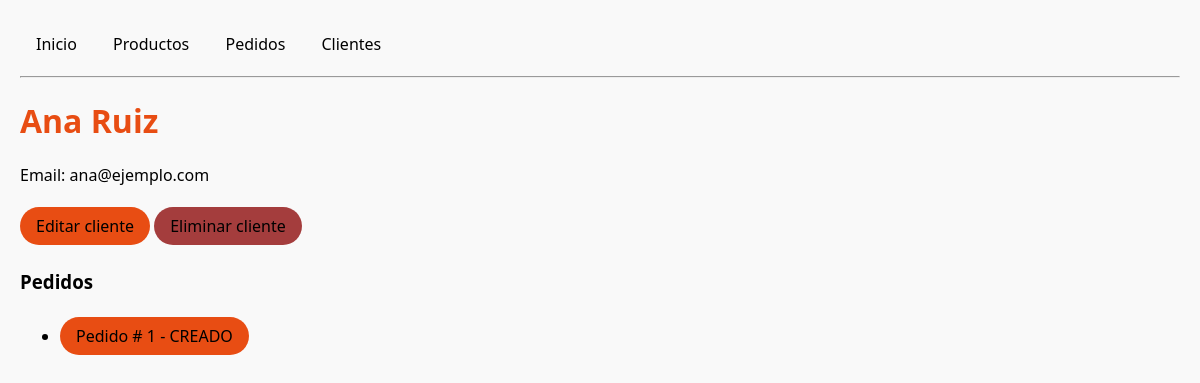
/clientes/1/, run on an earlier commit of the app's database.
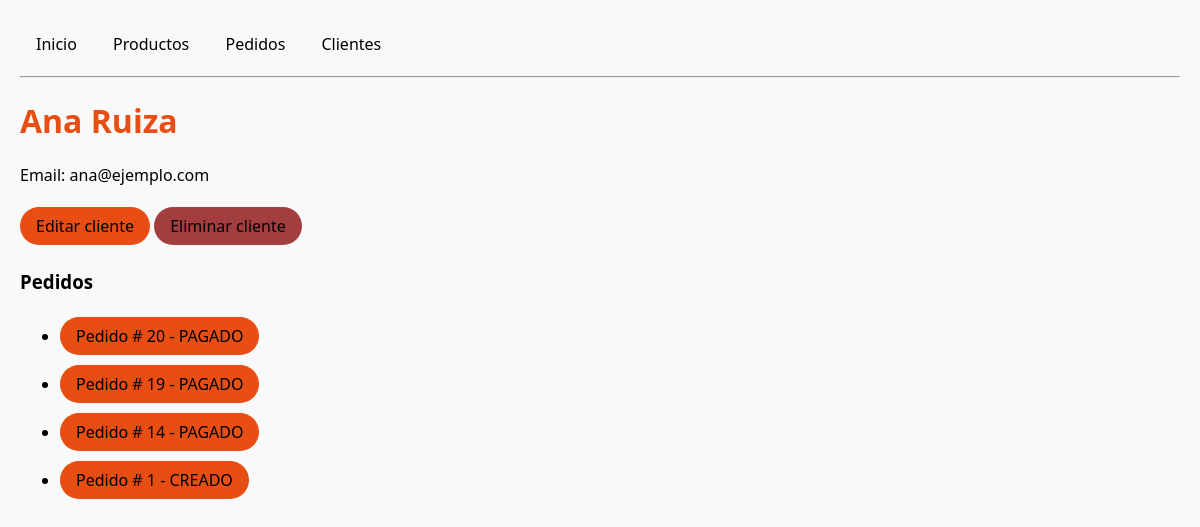
And on a later commit of the database.
### tienda/models.py (models this page shows, shortened)
class Cliente(models.Model):
    nombre = models.CharField(max_length=100)
    email = models.EmailField(unique=True)
    fecha_regitro = models.DateTimeField(auto_now_add=True)
    activo = models.BooleanField(default=True)

class Pedido(models.Model):
    ESTADOS = [
        ("CREADO", "Creado"),
        ("PAGADO", "Pagado"),
        ("ENVIADO", "Enviado"),
        ("CERRADO", "Cerrado"),
    ]
    cliente = models.ForeignKey(Cliente, on_delete=models.CASCADE, related_name="pedidos")
    fecha = models.DateTimeField(auto_now_add=True)
    estado = models.CharField(max_length=7, choices=ESTADOS ,default="CREADO")

### tienda/views.py (the view)
# urls.py: path("clientes/<int:pk>/", views.detalle_cliente, name="detalle_cliente"),
def detalle_cliente(request, pk):
    cliente = get_object_or_404(Cliente, pk=pk)
    pedidos = cliente.pedidos.select_related('cliente').prefetch_related('items').order_by('-fecha')
    return render(request, "tienda/detalle_cliente.html", {"cliente": cliente, "pedidos": pedidos})

### tienda/templates/tienda/detalle_cliente.html (shortened to what this page needs)
{% extends 'tienda/base.html' %}
{% block content %}
<h1>{{ cliente.nombre }}</h1>
<p>Email: {{ cliente.email }}</p>
<p>
    <a href="{% url 'tienda:editar_cliente' cliente.pk %}" class="btn primary"> Editar cliente </a>
    <a href="{% url 'tienda:eliminar_cliente' cliente.pk %}" class="btn delete"> Eliminar cliente </a>
</p>
<h3>Pedidos</h3>
    <ul>
        {% for p in pedidos %}
            <li>
                <a href="{% url 'tienda:detalle_pedido' p.pk %}" class="btn primary">
                    Pedido # {{ p.id }} - {{ p.estado }}
                </a>
            </li>
            {% empty %}
                <li> El cliente no tiene pedidos </li>
        {% endfor %}
    </ul>
{% endblock %}

What changed in the data, as far as the page shows it:
changed Cliente "ana@ejemplo.com": nombre "Ana Ruiz" → "Ana Ruiza"
added Pedido: id "20", estado "PAGADO"
added Pedido: id "19", estado "PAGADO"
added Pedido: id "14", estado "PAGADO"
